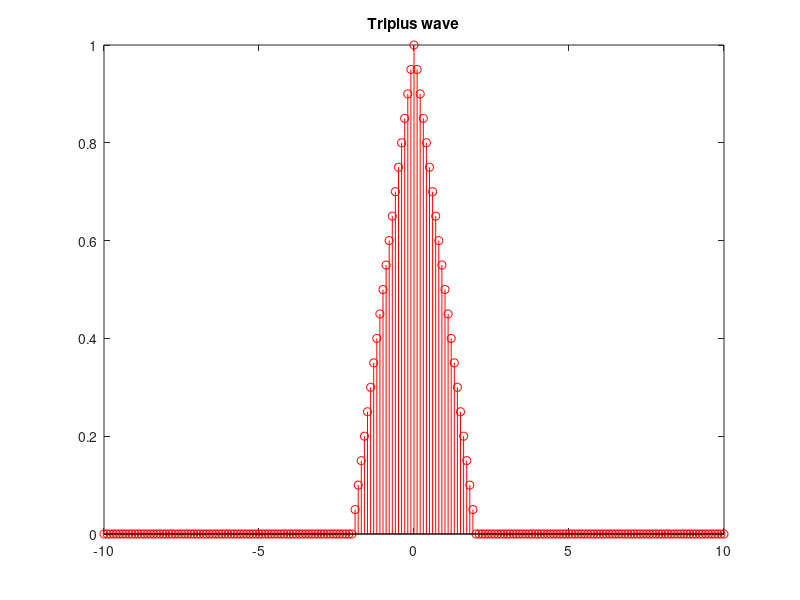

Write the MATLAB code that produced this figure.
%t= 0:0.001:1;
%x=sawtooth(2*3.14*5*t);
%plot(x);
%title('Sawtooth wave')


% t= 0:0.001:1;
% x=square(2*3.14*5*t);
%plot(t,x,'r');
%title('Square wave')

%t= -10:.001:10;
%width =4;
%x=rectpuls(t,width);
%plot(t,x,'r');
%title('Rectplus wave')

t= -10:.1:10;
width =4;
x=tripuls(t,width);
stem(t,x,'r');
title('Triplus wave')

